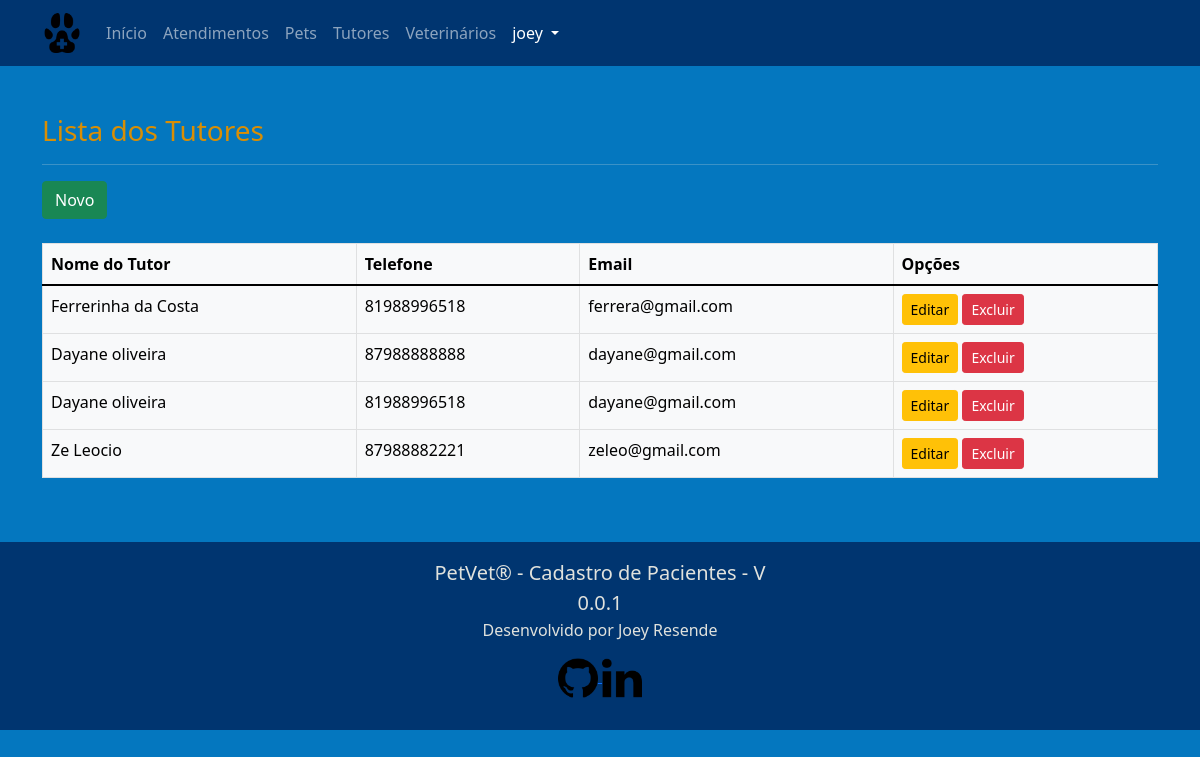
Page /core/tutors/ (signed in) on the earlier database version.
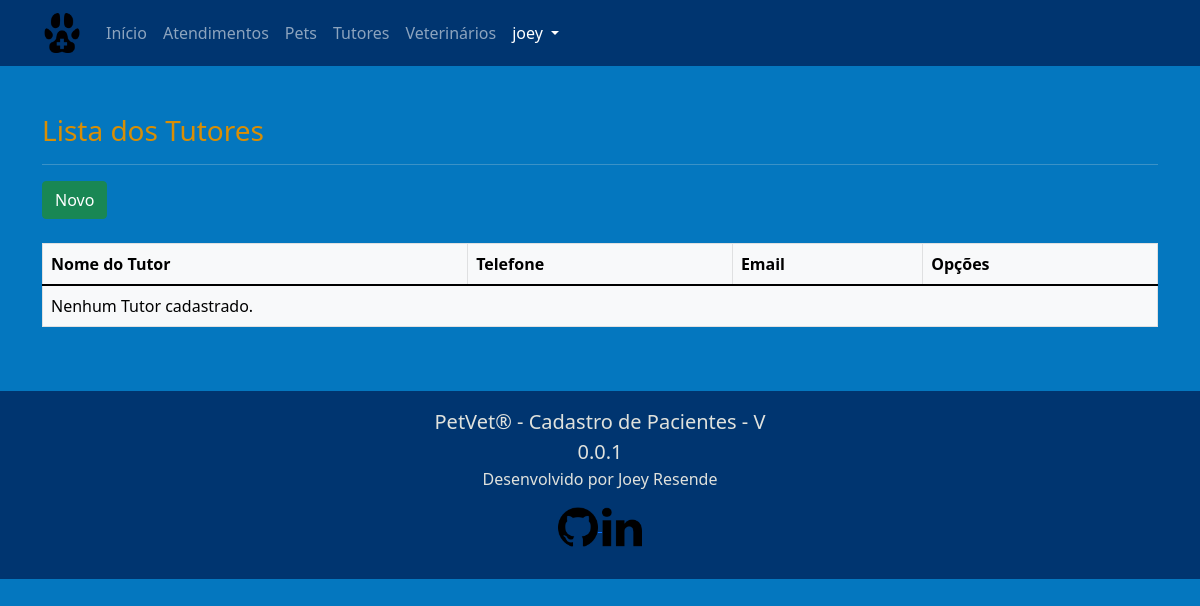
Same page on the later database version.
### core/models.py (models this page shows, shortened)
class Tutor(models.Model):
    tutor_name = models.CharField(
        max_length=30, verbose_name='Nome do Tutor')
    cpf = CPFField('cpf')
    phone = PhoneField(verbose_name='Telefone')
    email = models.EmailField(max_length=254, verbose_name='Email')
    cep = models.IntegerField(help_text='Cep')
    street = models.CharField(max_length=40, verbose_name='Rua')
    number = models.IntegerField(verbose_name='Numero')
    district = models.CharField(max_length=40, verbose_name='Bairro')
    city = models.CharField(
        max_length=40, default='Petrolina', verbose_name='Cidade')
    state = models.CharField(
        max_length=40, default='Pernambuco', verbose_name='Estado')

### core/views.py (the view)
# urls.py: path('tutors/', TutorList.as_view(), name='tutors'),
class TutorList(LoginRequiredMixin, ListView):
    login_url = '/accounts/login/'
    model = Tutor
    template_name = 'core/tutor_list.html'

### core/templates/core/tutor_list.html (shortened to what this page needs)
{% extends 'core/base_model.html' %}
{% block content %}
<h3>Lista dos Tutores</h3>
<hr>
<a href="{% url 'tutor_new' %}" class="btn btn-success btn">Novo</a><br><br>
<div class="table-responsive">
  <table class="table table-bordered table-hover table-light">
    <thead class="thead-dark">
      <tr>
        <th>Nome do Tutor</th>
        <th>Telefone</th>
        <th>Email</th>
        <th>Opções</th>
      </tr>
    </thead>
      {% for each in object_list %}
      <tr>
        <td>{{ each.tutor_name }}</td>
        <td>{{ each.phone }}</td>
        <td>{{ each.email }}</td>
        <td>
          <a href="{% url 'tutor_edit' each.pk %}" class="btn btn-warning btn-sm">Editar</a>
          <a href="{% url 'tutor_delete' each.pk %}" class="btn btn-danger btn-sm">Excluir</a>
        </td>
      </tr>
      {% empty %}
      <tr>
        <td colspan="4">Nenhum Tutor cadastrado.</td>
      </tr>
      {% endfor %}
  </table>
</div>
{% endblock %}

Differences in the rows shown:
removed Tutor: tutor_name "Ferrerinha da Costa", phone "81988996518", email "ferrera@gmail.com"
removed Tutor: tutor_name "Dayane oliveira", phone "87988888888", email "dayane@gmail.com"
removed Tutor: tutor_name "Dayane oliveira", phone "81988996518", email "dayane@gmail.com"
removed Tutor: tutor_name "Ze Leocio", phone "87988882221", email "zeleo@gmail.com"
Other differences:
text now shown: "Nenhum Tutor cadastrado."
